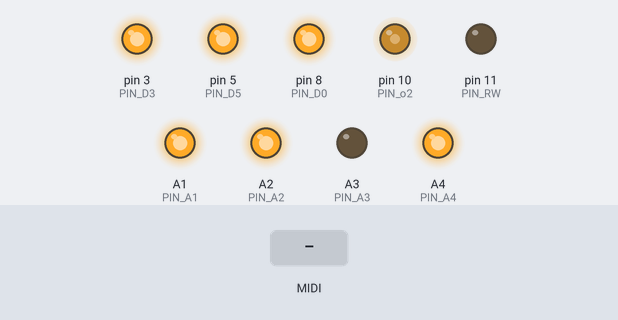
Simulated run of this sketch. Board: Arduino Nano, built with avr-gcc and run on an emulated ATmega328P. Shown: output pins drawn as LEDs (lit = HIGH). The inputs (shaded band) are chosen by the test bench. MIDI output is not drawn; pins used as bus, display or sensor lines are not drawn.

Above: at 1.3 s.
1.4 s: MIDI note 36 received
At 2.9 s:
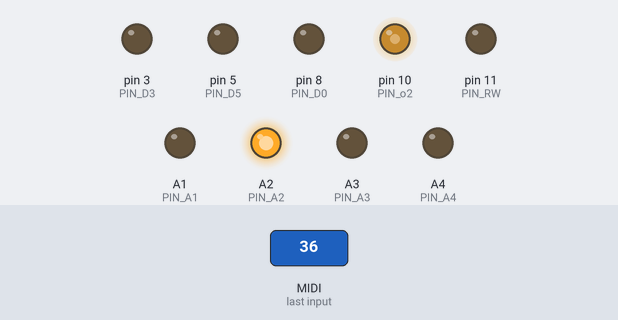
3.2 s: MIDI note 48 received
At 3.35 s:
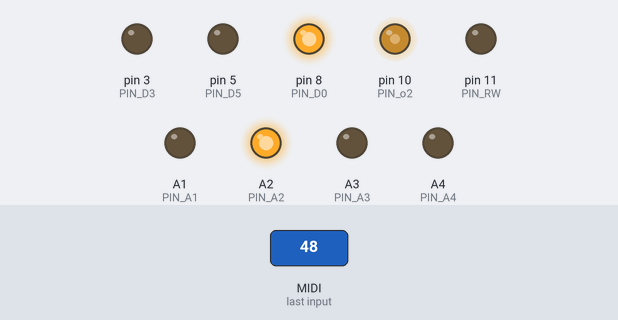
5.0 s: MIDI note 64 received
At 5.9 s:
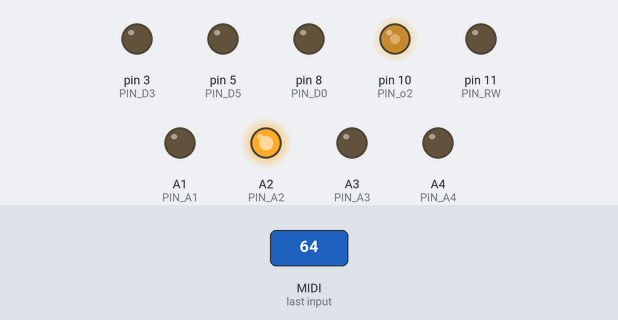
6.8 s: MIDI note 67 received
At 6.95 s:
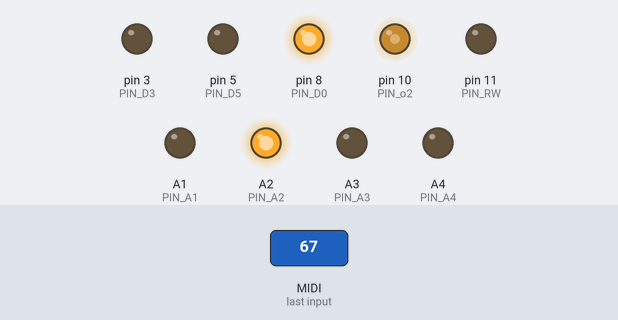
8.6 s: MIDI note 36 received
At 9.8 s:
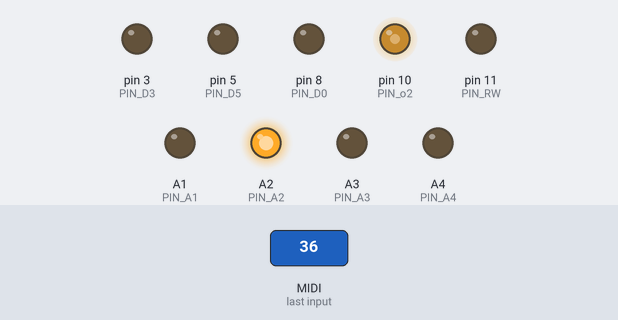
10.4 s: MIDI note 48 received
At 10.55 s:
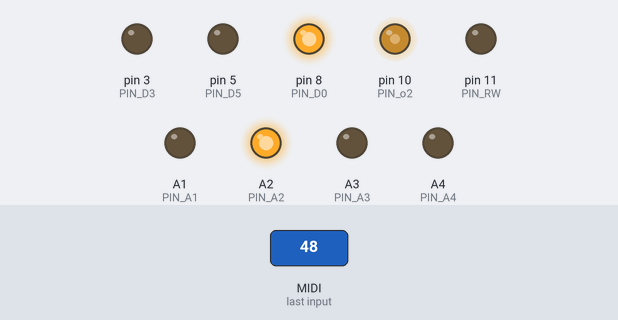
Timing chart, 0 to 13.2 s (numbered marks = the images above; inputs shaded):
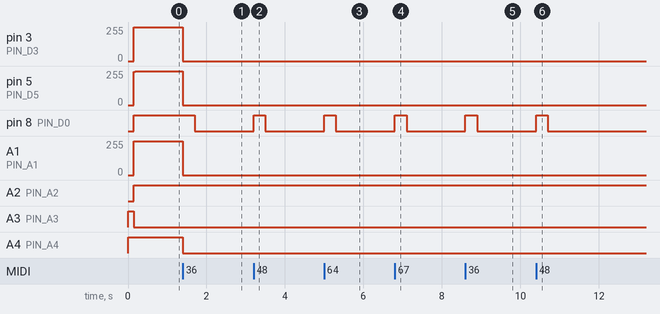

Measured:
- after the input at 1.4 s, pin 3 (PIN_D3), pin 5 (PIN_D5), A1 (PIN_A1): 255/255 → 0/255 at once; pin 8 (PIN_D0): HIGH → LOW after 0.30 s; A4 (PIN_A4): HIGH → LOW at once
- after the input at 3.2 s, pin 8 (PIN_D0): LOW → HIGH at once, → LOW 0.30 s later
- after the input at 5.0 s, pin 8 (PIN_D0): LOW → HIGH at once, → LOW 0.30 s later
- after the input at 6.8 s, pin 8 (PIN_D0): LOW → HIGH at once, → LOW 0.30 s later
- after the input at 8.6 s, pin 8 (PIN_D0): LOW → HIGH at once, → LOW 0.30 s later
- after the input at 10.4 s, pin 8 (PIN_D0): LOW → HIGH at once, → LOW 0.30 s later

The sketch:

ArduinoSIDMIDI.ino
```cpp
// -------------------------------------------------------------
// Arduino Nano control of a SID.  (Actually, a SwinSID Ultimate)
// By Leif Bloomquist
//
// Many thanks to Jeroen Janmaat for the online tutorials!
// http://www.deblauweschicht.nl/tinkering/mos6581_1.html
//
// MIDI Version!!

#include <digitalWriteFast.h>
#include <MIDI.h>
#include "SIDLookup.h"

// MIDI Defines ---------------------------------------------------------------------------------------

#define MAX_CHANNELS 3     // Max MIDI Channel (starting from 1)

// SID Defines ----------------------------------------------------------------------------------------

// SID Data Pins

#define PIN_D0  8  // Lower two bits of Port B
#define PIN_D1  9
#define PIN_D2  2  // Upper six bits of Port D
#define PIN_D3  3
#define PIN_D4  4
#define PIN_D5  5
#define PIN_D6  6
#define PIN_D7  7

// SID Address Pins

#define PIN_A0  A0  // Lower five bits of Port C
#define PIN_A1  A1  // The similarity between "Analog x" and "Address x" is purely coincidental!  But why not...
#define PIN_A2  A2
#define PIN_A3  A3
#define PIN_A4  A4

// SID Control Pins

#define PIN_o2  10
#define PIN_RW  11
#define PIN_RST 12
#define PIN_CS  13  // Also shows on the Nano's LED!

// Lookup between voice and base address.  Note voices are zero-indexed!
byte baseaddr[] = { 0, 7, 14 };

// Waveforms

#define SID_NOISE     128
#define SID_PULSE     64
#define SID_SAWTOOTH  32
#define SID_TRIANGLE  16
#define SID_TEST		  8
#define SID_RING		  20
#define SID_SYNC		  66
#define SID_OFF		  	0

// Filter Modes

#define FILTER_LP    16
#define FILTER_BP    32
#define FILTER_HP    64
#define FILTER_3OFF  128

// Maintain a local copy of the volume register
byte d418_mirror = 0;

// -----------------------------------------------------------------------------

MIDI_CREATE_DEFAULT_INSTANCE();

void setup()
{
  SIDsetup();
  MIDIsetup();
}

void MIDIsetup()
{
  // Initiate MIDI communications, listen to all channels
  MIDI.begin(MIDI_CHANNEL_OMNI);

  // No MIDIThru
  MIDI.turnThruOff();

  // Connect the functions to the library,
  MIDI.setHandleNoteOn(HandleNoteOn);    // Put only the name of the function
  MIDI.setHandleNoteOff(HandleNoteOff);
  MIDI.setHandleControlChange(HandleControlChange);
}

// main loop
void loop()
{
  // Call MIDI.read the fastest you can for real-time performance.
  MIDI.read();
}


// -----------------------------------------------------------------------------
void HandleNoteOn(byte channel, byte note, byte velocity)
{
  // Filter channels
  if (channel > MAX_CHANNELS) return;

  // This acts like a NoteOff.
  if (velocity == 0)
  {
    HandleNoteOff(channel, note, velocity);
    return;
  }

  byte voice = channel - 1;

  note &= 0x7F;

  int frequency = note_to_freq[note];
  setFrequency(voice, frequency);
  setWaveform(voice, SID_PULSE, true);
}

// -----------------------------------------------------------------------------
void HandleNoteOff(byte channel, byte note, byte velocity)
{
  // Filter channels
  if (channel > MAX_CHANNELS) return;

  byte voice = channel - 1;

  setWaveform(voice, SID_PULSE, false);
}


void HandleControlChange(byte channel, byte number, byte value)
{
   // Filter channels
   if (channel > MAX_CHANNELS) return;

   byte voice = channel - 1;

   switch (number)
   {
      case 0:  // Filter cutoff
        setFilterCutoff(value * 16);
        break;

      case 1:  // Pulse Width
        setPulse(voice, value * 16);
        break;

      case 2:  // Resonance
        setFilter(value >> 4, true, true, true, false);
        break;

      case 7:  // Volume
        setVolume(value >> 4);
        break;

      default:
        break;
   }

}


// -------------------------------------------------------------------------------------------------------------

void SIDsetup(void)
{
  // All outputs.  TODO, use port registers directly  (this is a lazy hack)

  pinModeFast(PIN_D0, OUTPUT);
  pinModeFast(PIN_D1, OUTPUT);
  pinModeFast(PIN_D2, OUTPUT);
  pinModeFast(PIN_D3, OUTPUT);
  pinModeFast(PIN_D4, OUTPUT);
  pinModeFast(PIN_D5, OUTPUT);
  pinModeFast(PIN_D6, OUTPUT);
  pinModeFast(PIN_D7, OUTPUT);
  pinModeFast(PIN_A0, OUTPUT);
  pinModeFast(PIN_A1, OUTPUT);
  pinModeFast(PIN_A2, OUTPUT);
  pinModeFast(PIN_A3, OUTPUT);
  pinModeFast(PIN_A4, OUTPUT);
  pinModeFast(PIN_o2, OUTPUT);
  pinModeFast(PIN_RW, OUTPUT);
  pinModeFast(PIN_RST, OUTPUT);
  pinModeFast(PIN_CS, OUTPUT);

  // Not resetting (yet)
  digitalWriteFast(PIN_RST, HIGH);

  // Always in WRITE mode (low)
  digitalWriteFast(PIN_RW, LOW);

  // Chip select off by default (high)
  digitalWriteFast(PIN_CS, HIGH);

  // Start the 1 MHz Clock
  StartClock();

  // Reset the SID before we start.
  Reset();

  // Full Volume!
  setVolume(15);

  // ADSR for all voices
  setADSR(0, 1, 1, 15, 9);
  setADSR(1, 1, 1, 15, 9);
  setADSR(2, 1, 1, 15, 9);

  setFrequency(0, 0);

  // Default Pulse widths
  setPulse(0, 2048);
  setPulse(1, 2048);
  setPulse(2, 2048);

  setFilter(0, true, true, true, false);
  setFilterMode(FILTER_LP);
  setFilterCutoff(15000);
}


// -----------------------------------------------------------------------------------------------------------


// SID Control functions inspired by Charlotte Gore https://github.com/CharlotteGore/MOS6581/

void setVolume(byte volume)
{
  d418_mirror = (d418_mirror & 0xF0) | (volume & 0x0F);

  Poke(24, d418_mirror);
}

void setADSR(byte voice, byte a, byte d, byte s, byte r)
{
  int base = baseaddr[voice];

  a &= 0xF;
  d &= 0xF;
  s &= 0xF;
  r &= 0xF;

  Poke(base + 5, (a << 4) + d);
  Poke(base + 6, (s << 4) + r);
}

void setPulse(byte voice, uint16_t rate)
{
  int base = baseaddr[voice];

  byte hi = highByte(rate) & 0x0F;
  byte lo = lowByte(rate);

  Poke(base + 2, lo);
  Poke(base + 3, hi);
}

void setFrequency(byte voice, uint16_t frequency)
{
  int base = baseaddr[voice];

  byte hi = highByte(frequency);
  byte lo = lowByte(frequency);

  Poke(base + 0, lo);
  Poke(base + 1, hi);
}

void setWaveform(byte voice, byte waveform, bool gate)
{
  int base = baseaddr[voice];

  if (gate) waveform |= 0x01;

  Poke(base + 4, waveform);
}

void setFilter(byte resonance, bool voice1, bool voice2, bool voice3, bool ext)
{
  resonance &= 0x0F;

  byte value = (resonance << 4) |
    (ext << 3) |
    (voice3 << 2) |
    (voice2 << 1) |
    (voice1 << 0);

  Poke(23, value);
}

void setFilterCutoff(uint16_t frequency)
{
  frequency &= 0x7FF;

  byte lo = frequency & 0x0F;   // Only lower 4 bits are used in $D415
  byte hi = frequency >> 4;

  Poke(21, lo);
  Poke(22, hi);
}

void setFilterMode(byte mode)
{
  d418_mirror = (mode & 0xF0) | (d418_mirror & 0x0F);

  Poke(24, d418_mirror);
}


// -----------------------------------------------------------------------------------------------------------

// SID interface functions
// Thanks to A.T.Brask for the idea for these functions
// https://github.com/atbrask/RealSIDShield

void StartClock()
{
  // Copied from the SIDaster project:
  // 1MHz generation on OC1A - Clk 16 MHz - set pin 10 as OC1A output
  // Reset settings of Timer/Counter register 1
  // Set compare match output A to toogle
  // Set waveform generation mode to CTC (Clear Counter on Match)
  // Set clock select to clock/1024 (from prescaler)
  // Set output compare register A to 8 (i.e. OC1A Toggle every 7+1=8 Clk pulses)
  pinMode(PIN_o2, OUTPUT);
  TCCR1A &= ~((1 << COM1B1) | (1 << COM1B0) | (1 << WGM11) | (1 << WGM10));
  TCCR1B &= ~((1 << WGM13) | (1 << WGM12) | (1 << CS12) | (1 << CS11) | (1 << CS10));
  TCCR1A |= (0 << COM1B1) | (1 << COM1B0);
  TCCR1A |= (0 << WGM11) | (0 << WGM10);
  TCCR1B |= (0 << WGM13) | (1 << WGM12);
  TCCR1B |= (0 << CS12) | (0 << CS11) | (1 << CS10);
  OCR1A = 7;
}

void Reset()
{
  // Reset signal
  digitalWrite(PIN_RST, LOW);
  delayMicroseconds(2000);
  digitalWrite(PIN_RST, HIGH);
  delayMicroseconds(2000);

  // Reset SID registers (0..24 are write-only and 25...28 are read-only)
  for (int addr = 0; addr < 25; addr++)
  {
    Poke(addr, 0);
  }

  delay(100);  // Not sure why this is needed?
}


void Poke(unsigned int address, byte value)
{
  // Hack to make this work with either original or offset addresses
  //if (address > 0xD400) address -= 0xD400;

  // Disable SID
  digitalWriteFast(PIN_CS, HIGH);

  // Put address on bus.  TODO, use port C register
  digitalWriteFast(PIN_A0, bitRead(address, 0));
  digitalWriteFast(PIN_A1, bitRead(address, 1));
  digitalWriteFast(PIN_A2, bitRead(address, 2));
  digitalWriteFast(PIN_A3, bitRead(address, 3));
  digitalWriteFast(PIN_A4, bitRead(address, 4));

  // Put data on bus.  TODO, use port B/D registers
  digitalWriteFast(PIN_D0, bitRead(value, 0));
  digitalWriteFast(PIN_D1, bitRead(value, 1));
  digitalWriteFast(PIN_D2, bitRead(value, 2));
  digitalWriteFast(PIN_D3, bitRead(value, 3));
  digitalWriteFast(PIN_D4, bitRead(value, 4));
  digitalWriteFast(PIN_D5, bitRead(value, 5));
  digitalWriteFast(PIN_D6, bitRead(value, 6));
  digitalWriteFast(PIN_D7, bitRead(value, 7));

  // Enable SID
  digitalWriteFast(PIN_CS, LOW);

  // Delay a couple of clock cycles or so
  delayMicroseconds(2);

  // Disable SID
  digitalWriteFast(PIN_CS, HIGH);
}

// #EOF
```

SIDLookup.h
```cpp
// Quick and dirty lookup table for SID notes
// Directly from the Datasheet
// http://www.waitingforfriday.com/index.php/Commodore_SID_6581_Datasheet

const uint16_t note_to_freq[] =
{
  275,    // MIDI Note 0   - Had to derive this one
  291,    // MIDI Note 1
  308,    // MIDI Note 2
  326,    // MIDI Note 3
  346,    // MIDI Note 4
  366,    // MIDI Note 5
  388,    // MIDI Note 6
  411,    // MIDI Note 7
  435,    // MIDI Note 8
  461,    // MIDI Note 9
  489,    // MIDI Note 10
  518,    // MIDI Note 11
  549,    // MIDI Note 12
  581,    // MIDI Note 13
  616,    // MIDI Note 14
  652,    // MIDI Note 15
  691,    // MIDI Note 16
  732,    // MIDI Note 17
  776,    // MIDI Note 18
  822,    // MIDI Note 19
  871,    // MIDI Note 20
  923,    // MIDI Note 21
  978,    // MIDI Note 22
  1036,   // MIDI Note 23
  1097,   // MIDI Note 24
  1163,   // MIDI Note 25
  1232,   // MIDI Note 26
  1305,   // MIDI Note 27
  1383,   // MIDI Note 28
  1465,   // MIDI Note 29
  1552,   // MIDI Note 30
  1644,   // MIDI Note 31
  1742,   // MIDI Note 32
  1845,   // MIDI Note 33
  1955,   // MIDI Note 34
  2071,   // MIDI Note 35
  2195,   // MIDI Note 36
  2325,   // MIDI Note 37
  2463,   // MIDI Note 38
  2610,   // MIDI Note 39
  2765,   // MIDI Note 40
  2930,   // MIDI Note 41
  3104,   // MIDI Note 42
  3288,   // MIDI Note 43
  3484,   // MIDI Note 44
  3691,   // MIDI Note 45
  3910,   // MIDI Note 46
  4143,   // MIDI Note 47
  4650,   // MIDI Note 48
  4927,   // MIDI Note 49
  5220,   // MIDI Note 50
  5530,   // MIDI Note 51
  5859,   // MIDI Note 52
  6207,   // MIDI Note 53
  6577,   // MIDI Note 54
  6968,   // MIDI Note 55
  7382,   // MIDI Note 56
  7821,   // MIDI Note 57
  8286,   // MIDI Note 58
  8779,   // MIDI Note 59
  9301,   // MIDI Note 60
  9854,   // MIDI Note 61
  10440,  // MIDI Note 62
  11060,  // MIDI Note 63
  11718,  // MIDI Note 64
  12415,  // MIDI Note 65
  13153,  // MIDI Note 66
  13935,  // MIDI Note 67
  14764,  // MIDI Note 68
  15642,  // MIDI Note 69
  16572,  // MIDI Note 70
  17557,  // MIDI Note 71
  18601,  // MIDI Note 72
  19709,  // MIDI Note 73
  20897,  // MIDI Note 74
  22121,  // MIDI Note 75
  23436,  // MIDI Note 76
  24830,  // MIDI Note 77
  26306,  // MIDI Note 78
  27871,  // MIDI Note 79
  29528,  // MIDI Note 80
  31234,  // MIDI Note 81
  33144,  // MIDI Note 82
  35115,  // MIDI Note 83
  37203,  // MIDI Note 84
  39415,  // MIDI Note 85
  41759,  // MIDI Note 86
  44242,  // MIDI Note 87
  46873,  // MIDI Note 88
  49660,  // MIDI Note 89
  52613,  // MIDI Note 90
  55741,  // MIDI Note 91
  59056,  // MIDI Note 92
  62567,  // MIDI Note 93
  0,      // MIDI Note 94  (not possible)
  0,      // MIDI Note 95
  0,      // MIDI Note 96
  0,      // MIDI Note 97
  0,      // MIDI Note 98
  0,      // MIDI Note 99
  0,      // MIDI Note 100
  0,      // MIDI Note 101
  0,      // MIDI Note 102
  0,      // MIDI Note 103
  0,      // MIDI Note 104
  0,      // MIDI Note 105
  0,      // MIDI Note 106
  0,      // MIDI Note 107
  0,      // MIDI Note 108
  0,      // MIDI Note 109
  0,      // MIDI Note 110
  0,      // MIDI Note 111
  0,      // MIDI Note 112
  0,      // MIDI Note 113
  0,      // MIDI Note 114
  0,      // MIDI Note 115
  0,      // MIDI Note 116
  0,      // MIDI Note 117
  0,      // MIDI Note 118
  0,      // MIDI Note 119
  0,      // MIDI Note 120
  0,      // MIDI Note 121
  0,      // MIDI Note 122
  0,      // MIDI Note 123
  0,      // MIDI Note 124
  0,      // MIDI Note 125
  0,      // MIDI Note 126
  0       // MIDI Note 127
};
```
